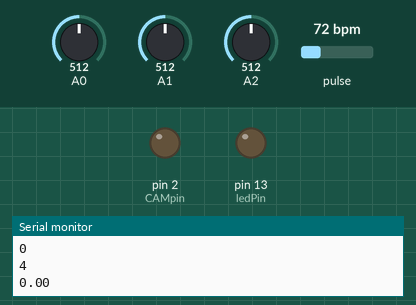
Recording of a sketch running on a simulated Arduino Uno, built with avr-gcc and run on an emulated ATmega328P. Shown: output pins drawn as LEDs (lit = HIGH), the last lines printed to the serial monitor. The test bench sets the inputs (shaded band); at power-on: A0 = 512, A1 = 512, A2 = 512, pulse 72 bpm.

Above: at 7.6 s.
At 20.1 s:
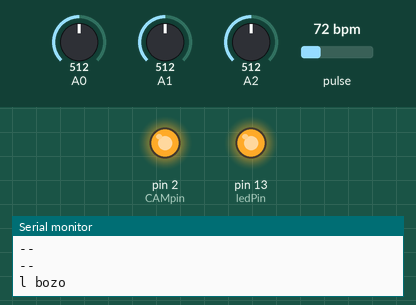
Timing chart, 0 to 32.6 s (numbered marks = the images above):
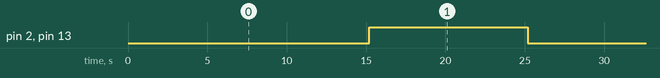

Measured:
- by itself, pin 2 (CAMpin), pin 13 (ledPin): alternates HIGH for 10.0 s and LOW for 15.1 s

The sketch:

sleep_deprivator.ino
```cpp
#define USE_ARDUINO_INTERRUPTS true  // Set-up low-level interrupts for most acurate BPM math.
#include <PulseSensorPlayground.h>   // Includes the PulseSensorPlayground Library.

//  Variables
int accReadingsx[2];
int accReadingsy[2];
int accReadingsz[2];
int x;                        // x axis variable
int y;                        // y axis variable
int z;                        // z axis variable
int Threshold = 550;
int sleeptimer = 0;
int i = 0;
int sleepState = LOW;
int runningAverage = 90;

const int PulseWire = 3;      // PulseSensor PURPLE WIRE connected to ANALOG PIN 3
const int LED = LED_BUILTIN;  // The on-board Arduino LED, close to PIN 13.
const int MAX_FAIL_COUNT = 10;
const int ledPin = LED_BUILTIN;
const int CAMpin = 2;
const int THRESHOLD_BPM = 90;


bool isMoving(int dx, int dy, int dz) {
  if (dx > 10 || dy > 10 || dz > 10)
    return (true);
  if (dx < 10 && dy < 10 && dz < 10)
        return (false);
}

bool isValid(float BPM, int rAvg) {
  if (BPM > 50 && abs(BPM - rAvg) <= 20 && abs(BPM - rAvg) >= 0)
    return (true);
  else
    return (false);
}  // Determine which Signal to "count as a beat" and which to ignore.
   // Use the "Gettting Started Project" to fine-tune Threshold Value beyond default setting.
   // Otherwise leave the default "550" value.

PulseSensorPlayground pulseSensor;  // Creates an instance of the PulseSensorPlayground object called "pulseSensor"
#include "RunningAverage.h"

RunningAverage myRA(5);  //change (5) to set interval of avg measurements
int trials = 0;
int failedReading = 0;

void setup() {
  Serial.begin(9600);  // For Serial Monitor
  // Configure the PulseSensor object, by assigning our variables to it.
  pulseSensor.analogInput(PulseWire);
  pulseSensor.setThreshold(Threshold);

  // Double-check the "pulseSensor" object was created and "began" seeing a signal.
  if (pulseSensor.begin()) {
    Serial.println("_____________________________________________________________________________________________");  //This prints one time at Arduino power-up,  or on Arduino reset.
  }
  myRA.clear();  // explicitly start clean
  pinMode(ledPin, OUTPUT);
  pinMode(CAMpin, OUTPUT);
}

void loop() {

  float myBPM = pulseSensor.getBeatsPerMinute();  // Calls function on our pulseSensor object that returns BPM as an "int".
                                                  // "myBPM" hold this BPM value now.

  if (pulseSensor.sawStartOfBeat()) {  // Constantly test to see if "a beat happened".
  }

  if (isValid(myBPM, runningAverage) == true) {
    if (myBPM <= THRESHOLD_BPM) {
      Serial.println("Are you sleeping?");
    }
    myRA.addValue(myBPM);
    runningAverage = myRA.getAverage();
    Serial.print("Running Average: ");
    Serial.println(runningAverage);
    Serial.println(myBPM);
    failedReading = 0;

  } else {
    failedReading++;
    if (failedReading == MAX_FAIL_COUNT) {
      Serial.print("Still waiting. Did I mention that this sensor sucks? (this message pops up every ");
      Serial.print(MAX_FAIL_COUNT);
      Serial.println(" failed attempts. )");
      Serial.println("---------------------------------------------------------------------------------");
      failedReading = 0;
    }
  }

  for (i = 0; i < 2; i++) {
    accReadingsx[i] = x;
    accReadingsy[i] = y;
    accReadingsz[i] = z;
    x = analogRead(2);  // read the second analog input pin
    y = analogRead(1);  // read the first analog input pin
    z = analogRead(0);  // read the zeroth analog input pin
    Serial.println("--");
    i = i++ % 2;
  }

  int diffx = accReadingsx[1] - accReadingsx[0];
  int diffy = accReadingsy[1] - accReadingsy[0];
  int diffz = accReadingsz[1] - accReadingsz[0];

  if (isMoving(diffx, diffy, diffz) == true){
    sleeptimer = 0;
  }
  else if (runningAverage < THRESHOLD_BPM && isValid(myBPM, runningAverage) == true){
    sleeptimer++;
  }

  if (sleeptimer >= 10 && isValid(myBPM, runningAverage) == true){      //change the number after ">=" for testing
    Serial.println("l bozo");
    if (sleepState == LOW) {
    sleepState = HIGH;
    } else {
    sleepState = LOW;

  }
    digitalWrite(ledPin, sleepState);
    digitalWrite(CAMpin, sleepState);
    sleeptimer = 0;
    sleepState = LOW;
    delay(10000);
    digitalWrite(ledPin, sleepState);
    digitalWrite(CAMpin, sleepState);
  }


  Serial.println(diffx);
  Serial.println(diffy);
  Serial.println(diffz);
  Serial.println(sleeptimer);
  Serial.println(myBPM - runningAverage);


  delay(1500);  // considered best practice in a simple sketch.
}
```
